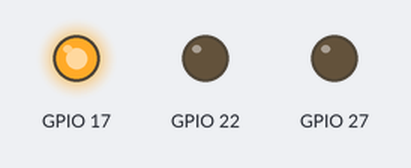
Bench run of a program on a simulated Raspberry Pi (BCM pin numbers). Shown: output pins drawn as LEDs (lit = HIGH). What the program prints to the terminal is not drawn. At 60.0 s the program stops and its outputs stay as they are.

Above: at 0.5 s.
At 2.5 s:
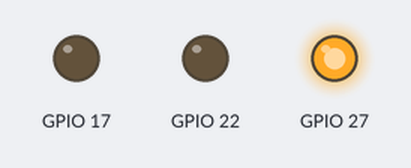
At 4.5 s:
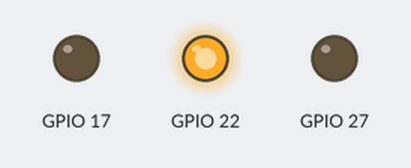
At 5.5 s:
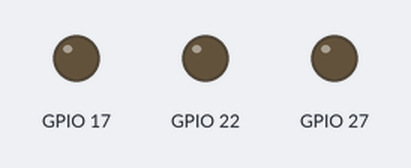
Timing chart, 0 to 7.8 s (numbered marks = the images above):
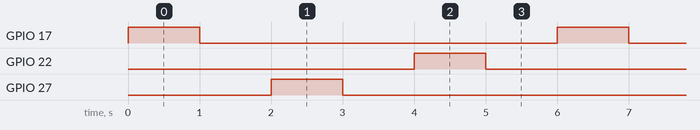

Measured:
- by itself, GPIO 17, GPIO 22, GPIO 27: alternates HIGH for 1.0 s and LOW for 5.0 s
- by itself, everything shown: repeats every 6.0 s, in 6 steps

The program:

blinkPythonRaspberryPi.py
```python
import RPi.GPIO as GPIO
import time

GPIO.setmode(GPIO.BCM)   # Declaramos que los pines seran llamados como numeros
GPIO.setwarnings(False)
GPIO.setup(17, GPIO.OUT) # GPIO 17 como salida
GPIO.setup(27, GPIO.OUT) # GPIO 27 como salida
GPIO.setup(22, GPIO.OUT) # GPIO 27 como salida

def blinkLeds():
	print("Inicio")
	for i in range(10):
		GPIO.output(17, True)  # Encender Pin 17
		time.sleep(1)
		GPIO.output(17, False) # Encender Pin 17
		time.sleep(1)
		GPIO.output(27, True)  # Encender Pin 27
		time.sleep(1)
		GPIO.output(27, False) # Encender Pin 27
		time.sleep(1)
		GPIO.output(22, True)  # Encender Pin 22
		time.sleep(1)
		GPIO.output(22, False) # Encender Pin 22
		time.sleep(1)
	print("Fin de programa")
	GPIO.cleanup() #Limpiar los GPIO

blinkLeds()                           #Llamamos a la funcion blinkLeds para ejecutar el programa
```
